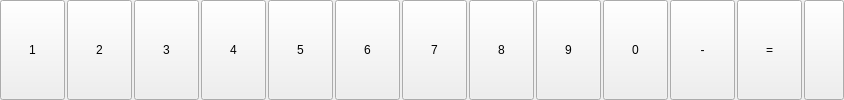
              <widget class="QWidget" name="line1" native="true">
               <layout class="QHBoxLayout" name="horizontalLayout" stretch="0,0,0,0,0,0,0,0,0,0,0,0,0">
                <property name="spacing">
                 <number>2</number>
                </property>
                <property name="leftMargin">
                 <number>0</number>
                </property>
                <property name="topMargin">
                 <number>0</number>
                </property>
                <property name="rightMargin">
                 <number>0</number>
                </property>
                <property name="bottomMargin">
                 <number>0</number>
                </property>
                <item>
                 <widget class="KeySettingButton" name="key1">
                  <property name="sizePolicy">
                   <sizepolicy hsizetype="Fixed" vsizetype="MinimumExpanding">
                    <horstretch>1</horstretch>
                    <verstretch>0</verstretch>
                   </sizepolicy>
                  </property>
                  <property name="minimumSize">
                   <size>
                    <width>0</width>
                    <height>0</height>
                   </size>
                  </property>
                  <property name="maximumSize">
                   <size>
                    <width>65</width>
                    <height>500</height>
                   </size>
                  </property>
                  <property name="text">
                   <string>1</string>
                  </property>
                  <property name="checkable">
                   <bool>true</bool>
                  </property>
                 </widget>
                </item>
                <item>
                 <widget class="KeySettingButton" name="key2">
                  <property name="sizePolicy">
                   <sizepolicy hsizetype="Fixed" vsizetype="MinimumExpanding">
                    <horstretch>1</horstretch>
                    <verstretch>0</verstretch>
                   </sizepolicy>
                  </property>
                  <property name="minimumSize">
                   <size>
                    <width>0</width>
                    <height>0</height>
                   </size>
                  </property>
                  <property name="maximumSize">
                   <size>
                    <width>65</width>
                    <height>500</height>
                   </size>
                  </property>
                  <property name="text">
                   <string>2</string>
                  </property>
                  <property name="checkable">
                   <bool>true</bool>
                  </property>
                 </widget>
                </item>
                <item>
                 <widget class="KeySettingButton" name="key3">
                  <property name="sizePolicy">
                   <sizepolicy hsizetype="Fixed" vsizetype="MinimumExpanding">
                    <horstretch>1</horstretch>
                    <verstretch>0</verstretch>
                   </sizepolicy>
                  </property>
                  <property name="minimumSize">
                   <size>
                    <width>0</width>
                    <height>0</height>
                   </size>
                  </property>
                  <property name="maximumSize">
                   <size>
                    <width>65</width>
                    <height>500</height>
                   </size>
                  </property>
                  <property name="text">
                   <string>3</string>
                  </property>
                  <property name="checkable">
                   <bool>true</bool>
                  </property>
                 </widget>
                </item>
                <item>
                 <widget class="KeySettingButton" name="key4">
                  <property name="sizePolicy">
                   <sizepolicy hsizetype="Fixed" vsizetype="MinimumExpanding">
                    <horstretch>1</horstretch>
                    <verstretch>0</verstretch>
                   </sizepolicy>
                  </property>
                  <property name="minimumSize">
                   <size>
                    <width>0</width>
                    <height>0</height>
                   </size>
                  </property>
                  <property name="maximumSize">
                   <size>
                    <width>65</width>
                    <height>500</height>
                   </size>
                  </property>
                  <property name="text">
                   <string>4</string>
                  </property>
                  <property name="checkable">
                   <bool>true</bool>
                  </property>
                 </widget>
                </item>
                <item>
                 <widget class="KeySettingButton" name="key5">
                  <property name="sizePolicy">
                   <sizepolicy hsizetype="Fixed" vsizetype="MinimumExpanding">
                    <horstretch>1</horstretch>
                    <verstretch>0</verstretch>
                   </sizepolicy>
                  </property>
                  <property name="minimumSize">
                   <size>
                    <width>0</width>
                    <height>0</height>
                   </size>
                  </property>
                  <property name="maximumSize">
                   <size>
                    <width>65</width>
                    <height>500</height>
                   </size>
                  </property>
                  <property name="text">
                   <string>5</string>
                  </property>
                  <property name="checkable">
                   <bool>true</bool>
                  </property>
                 </widget>
                </item>
                <item>
                 <widget class="KeySettingButton" name="key6">
                  <property name="sizePolicy">
                   <sizepolicy hsizetype="Fixed" vsizetype="MinimumExpanding">
                    <horstretch>1</horstretch>
                    <verstretch>0</verstretch>
                   </sizepolicy>
                  </property>
                  <property name="minimumSize">
                   <size>
                    <width>0</width>
                    <height>0</height>
                   </size>
                  </property>
                  <property name="maximumSize">
                   <size>
                    <width>65</width>
                    <height>500</height>
                   </size>
                  </property>
                  <property name="text">
                   <string>6</string>
                  </property>
                  <property name="checkable">
                   <bool>true</bool>
                  </property>
                 </widget>
                </item>
                <item>
                 <widget class="KeySettingButton" name="key7">
                  <property name="sizePolicy">
                   <sizepolicy hsizetype="Fixed" vsizetype="MinimumExpanding">
                    <horstretch>1</horstretch>
                    <verstretch>0</verstretch>
                   </sizepolicy>
                  </property>
                  <property name="minimumSize">
                   <size>
                    <width>0</width>
                    <height>0</height>
                   </size>
                  </property>
                  <property name="maximumSize">
                   <size>
                    <width>65</width>
                    <height>500</height>
                   </size>
                  </property>
                  <property name="text">
                   <string>7</string>
                  </property>
                  <property name="checkable">
                   <bool>true</bool>
                  </property>
                 </widget>
                </item>
                <item>
                 <widget class="KeySettingButton" name="key8">
                  <property name="sizePolicy">
                   <sizepolicy hsizetype="Fixed" vsizetype="MinimumExpanding">
                    <horstretch>1</horstretch>
                    <verstretch>0</verstretch>
                   </sizepolicy>
                  </property>
                  <property name="minimumSize">
                   <size>
                    <width>0</width>
                    <height>0</height>
                   </size>
                  </property>
                  <property name="maximumSize">
                   <size>
                    <width>65</width>
                    <height>500</height>
                   </size>
                  </property>
                  <property name="text">
                   <string>8</string>
                  </property>
                  <property name="checkable">
                   <bool>true</bool>
                  </property>
                 </widget>
                </item>
                <item>
                 <widget class="KeySettingButton" name="key9">
                  <property name="sizePolicy">
                   <sizepolicy hsizetype="Fixed" vsizetype="MinimumExpanding">
                    <horstretch>1</horstretch>
                    <verstretch>0</verstretch>
                   </sizepolicy>
                  </property>
                  <property name="minimumSize">
                   <size>
                    <width>0</width>
                    <height>0</height>
                   </size>
                  </property>
                  <property name="maximumSize">
                   <size>
                    <width>65</width>
                    <height>500</height>
                   </size>
                  </property>
                  <property name="text">
                   <string>9</string>
                  </property>
                  <property name="checkable">
                   <bool>true</bool>
                  </property>
                 </widget>
                </item>
                <item>
                 <widget class="KeySettingButton" name="key0">
                  <property name="sizePolicy">
                   <sizepolicy hsizetype="Fixed" vsizetype="MinimumExpanding">
                    <horstretch>1</horstretch>
                    <verstretch>0</verstretch>
                   </sizepolicy>
                  </property>
                  <property name="minimumSize">
                   <size>
                    <width>0</width>
                    <height>0</height>
                   </size>
                  </property>
                  <property name="maximumSize">
                   <size>
                    <width>65</width>
                    <height>500</height>
                   </size>
                  </property>
                  <property name="text">
                   <string>0</string>
                  </property>
                  <property name="checkable">
                   <bool>true</bool>
                  </property>
                 </widget>
                </item>
                <item>
                 <widget class="KeySettingButton" name="keyMinus">
                  <property name="sizePolicy">
                   <sizepolicy hsizetype="Fixed" vsizetype="MinimumExpanding">
                    <horstretch>1</horstretch>
                    <verstretch>0</verstretch>
                   </sizepolicy>
                  </property>
                  <property name="minimumSize">
                   <size>
                    <width>0</width>
                    <height>0</height>
                   </size>
                  </property>
                  <property name="maximumSize">
                   <size>
                    <width>65</width>
                    <height>500</height>
                   </size>
                  </property>
                  <property name="text">
                   <string>-</string>
                  </property>
                  <property name="checkable">
                   <bool>true</bool>
                  </property>
                 </widget>
                </item>
                <item>
                 <widget class="KeySettingButton" name="keyEqual">
                  <property name="sizePolicy">
                   <sizepolicy hsizetype="Fixed" vsizetype="MinimumExpanding">
                    <horstretch>1</horstretch>
                    <verstretch>0</verstretch>
                   </sizepolicy>
                  </property>
                  <property name="minimumSize">
                   <size>
                    <width>0</width>
                    <height>0</height>
                   </size>
                  </property>
                  <property name="maximumSize">
                   <size>
                    <width>65</width>
                    <height>500</height>
                   </size>
                  </property>
                  <property name="text">
                   <string>=</string>
                  </property>
                  <property name="checkable">
                   <bool>true</bool>
                  </property>
                 </widget>
                </item>
                <item>
                 <widget class="QPushButton" name="keyEmpty1">
                  <property name="sizePolicy">
                   <sizepolicy hsizetype="MinimumExpanding" vsizetype="MinimumExpanding">
                    <horstretch>0</horstretch>
                    <verstretch>0</verstretch>
                   </sizepolicy>
                  </property>
                  <property name="maximumSize">
                   <size>
                    <width>16777215</width>
                    <height>16777215</height>
                   </size>
                  </property>
                  <property name="text">
                   <string/>
                  </property>
                 </widget>
                </item>
               </layout>
              </widget>
